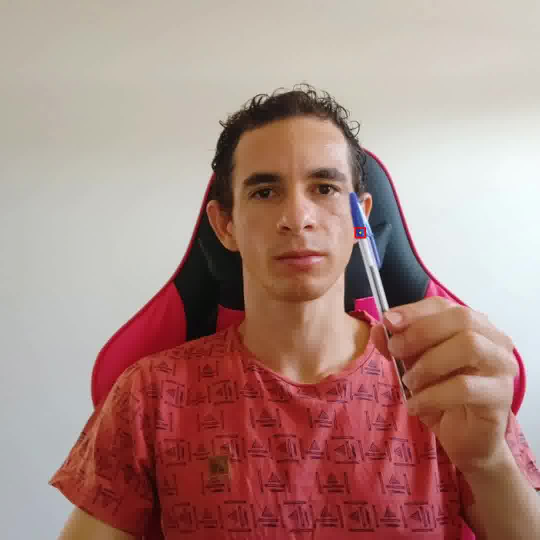
#> input picture fluxo_optico_lucas_kanade/image-016.jpeg, 1080 x 1080 px (shown at 1/2 size)
$ python roi.py
#> lines starting #> are read from the running program, lines starting #| are printed output that depends on the picture
import cv2
import numpy as np
img=cv2.imread("image-016.jpeg")[:-300,:,]
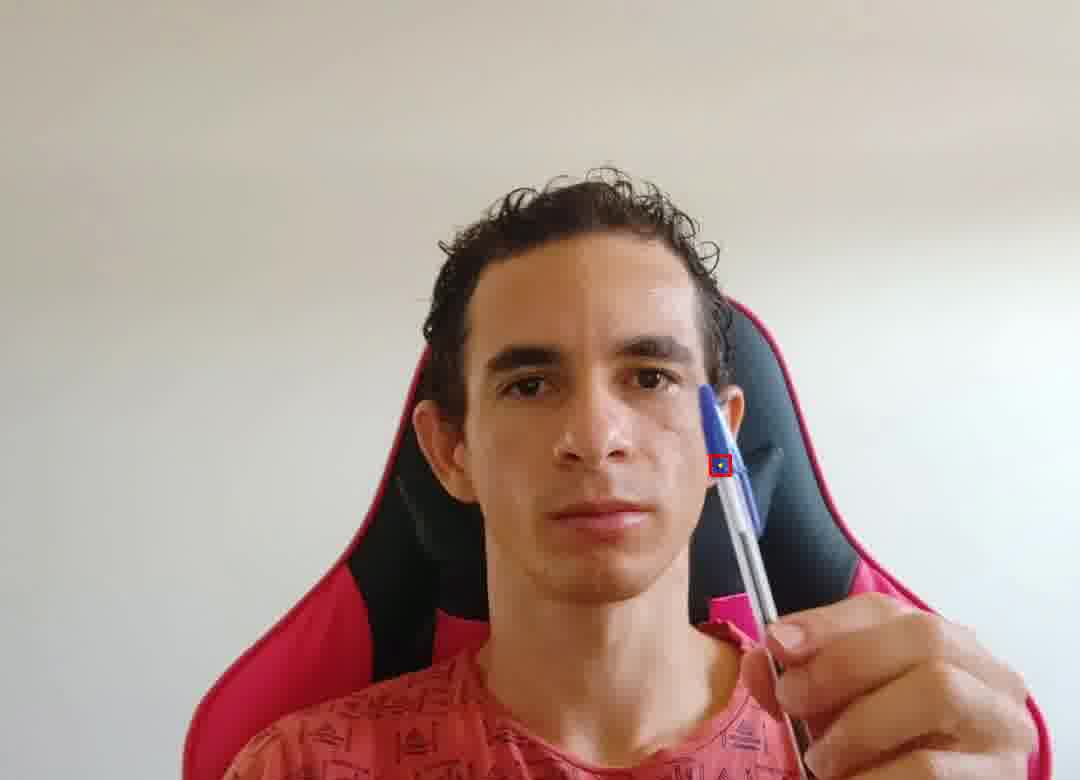
#> img: shape (780, 1080, 3); mean B, G, R 153.6, 161.9, 181.8
roi=img[455:475,710:730,].copy()#retanguno
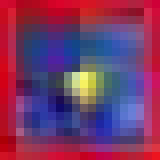
#> roi: shape (20, 20, 3) (shown 8 times larger); mean B, G, R 102.5, 56.6, 120.8
roi=img[432:452,710:730,].copy()
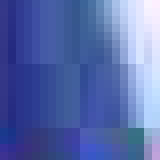
#> roi: shape (20, 20, 3) (shown 8 times larger); mean B, G, R 171.1, 106.2, 87.1
cv2.imwrite("roi.png",roi)
print(roi.shape)
#| (20, 20, 3)
cv2.imshow("roi",roi)
#roi=(0,0,0)

cv2.imshow("janela",img)
cv2.waitKey(0)
